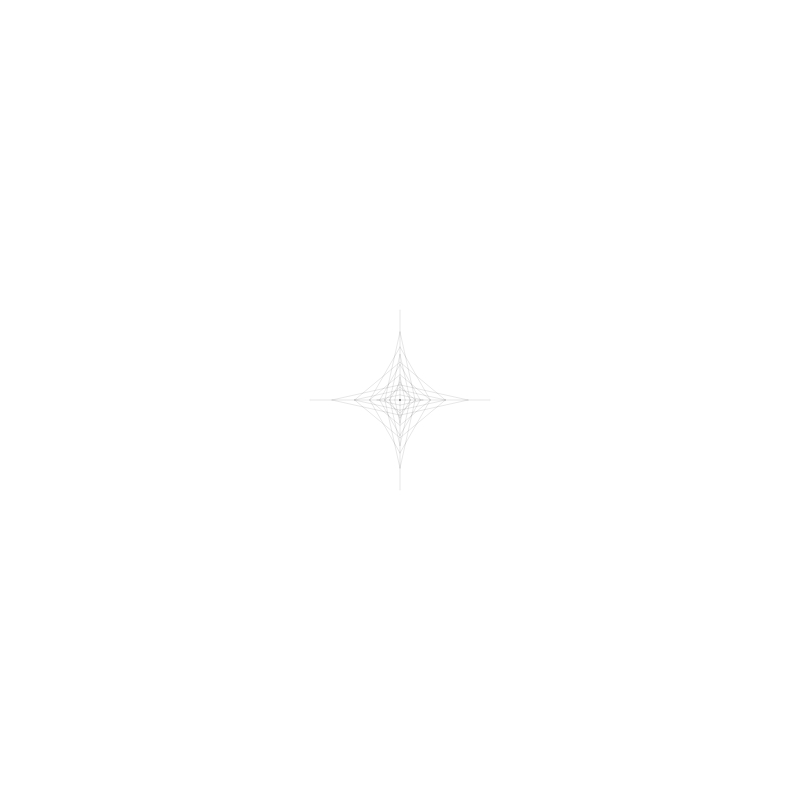
Frame 1 (no input)
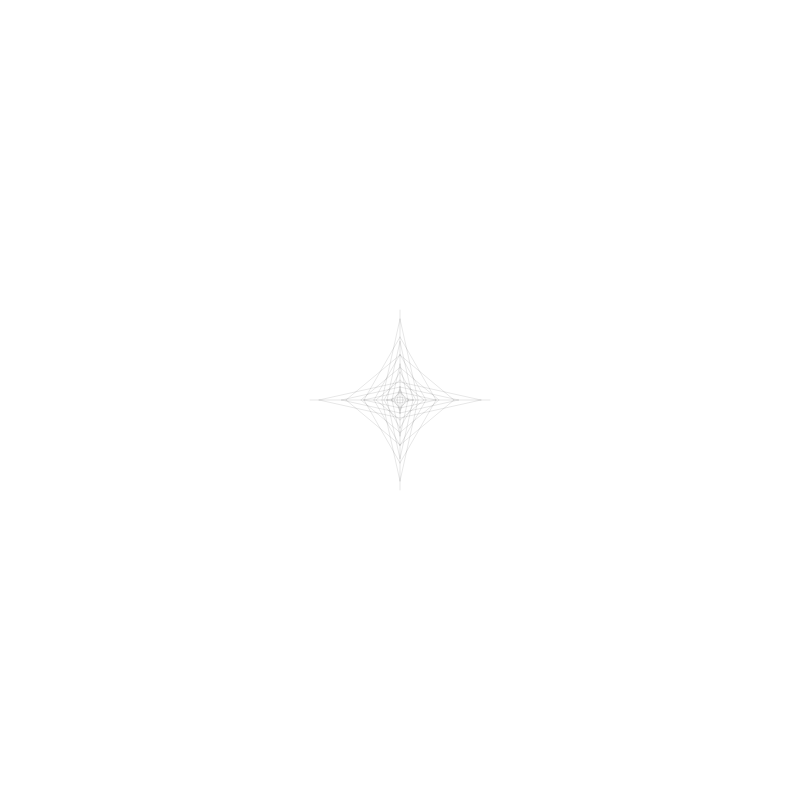
Frame 60 (no input)
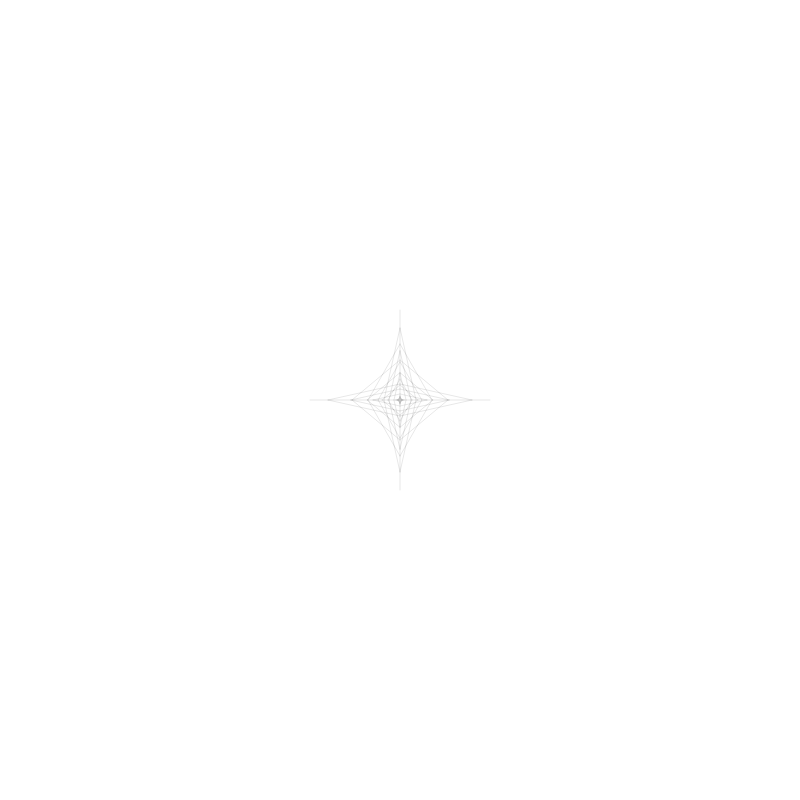
Frame 120 (the mouse pressed at the canvas centre since frame 60)

The p5.js sketch that drew these frames (run headless with seeded random() and noise() and a simulated clock; from frame 60 on, the mouse is pressed at the canvas centre):

// p5.js sketch
// ── sketch.js
let sets = [];
const numSets = 4;
const maxDist = 90;
const speed = 1;

function setup() {
  createCanvas(800, 800);
  for (let i = 0; i < numSets; i++) {
    sets.push({
      progress: i * (1/numSets)
    });
  }
}

function draw() {
  background(255);
  translate(width/2, height/2);
  
  // Center lines
  stroke(0);
  strokeWeight(0.1);
  line(0, -maxDist, 0, maxDist);
  line(-maxDist, 0, maxDist, 0);
  
  sets.forEach((set, idx) => {
    set.progress += speed/150;
    if (set.progress >= 1) {
      set.progress = 0;
    }
    
    let dist = set.progress * maxDist;
    let yPoints = [-90, -70, -50, -20].map(y => y * set.progress);
    let xPoints = [20, 40, 60, 90].map(x => x * set.progress);
    
    for (let i = 0; i < yPoints.length; i++) {
      // Top left
      line(0, yPoints[i], -xPoints[i], 0);
      // Top right
      line(0, yPoints[i], xPoints[i], 0);
      // Bottom left
      line(0, -yPoints[i], -xPoints[i], 0);
      // Bottom right
      line(0, -yPoints[i], xPoints[i], 0);
    }
  });
}
